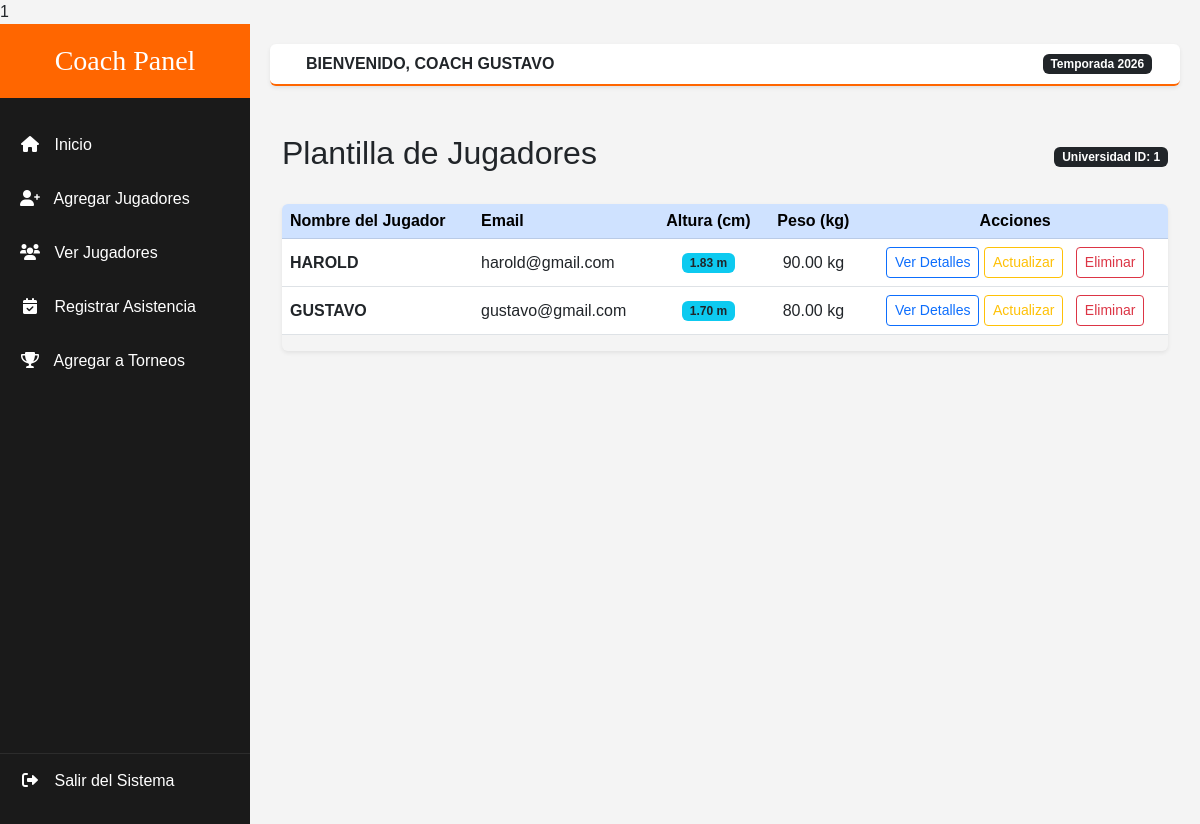
The app's page /client/entrenador/views/jugadores/index.php (signed in), older data.
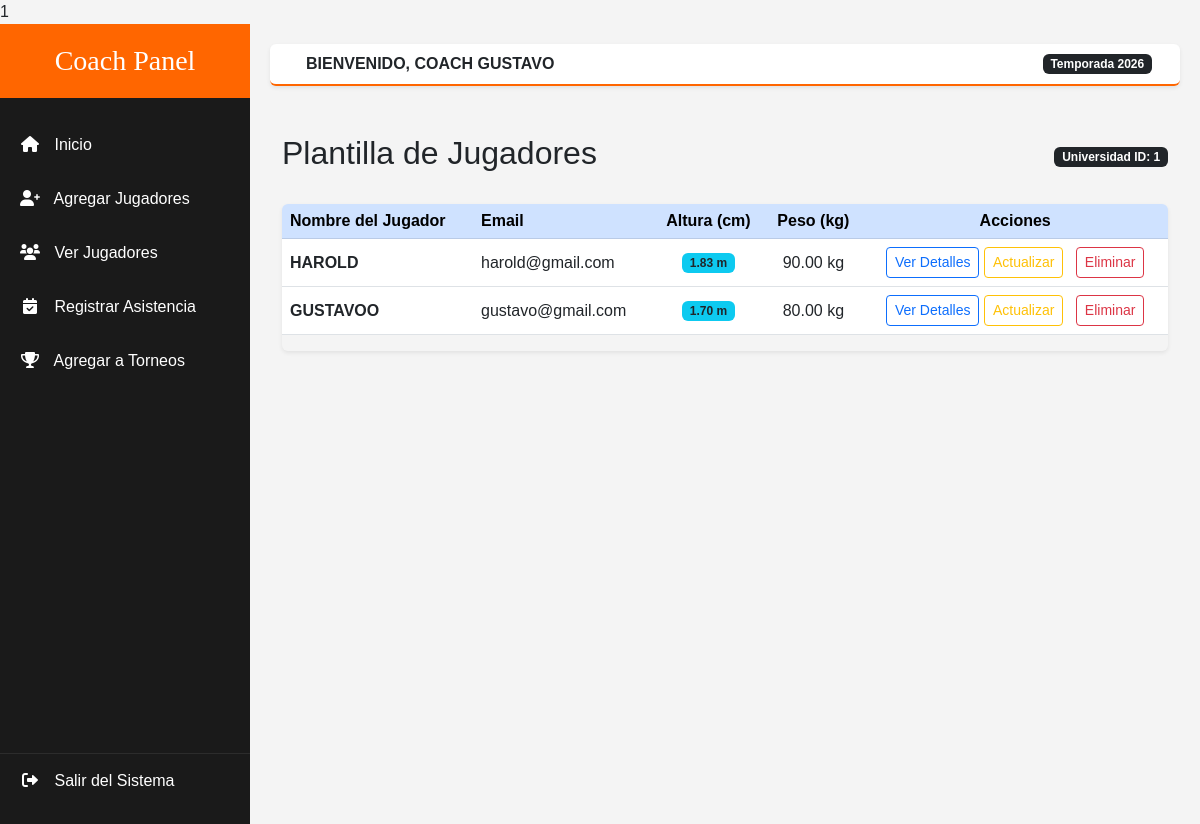
The same page, newer data.
### tables this page shows
CREATE TABLE `usuarios` (
  `id_usuario` int(11) NOT NULL,
  `nombre_usuario` varchar(100) NOT NULL,
  `password_usuario` varchar(255) NOT NULL,
  `email_usuario` varchar(100) DEFAULT NULL,
  `id_universidad_fk` int(11) DEFAULT NULL,
  `id_rol_fk` int(11) DEFAULT NULL,
  `fecha_creacion` timestamp NOT NULL DEFAULT current_timestamp(),
  `fecha_actualizacion` timestamp NOT NULL DEFAULT current_timestamp() ON UPDATE current_timestamp(),
  `isActive` int(11) DEFAULT NULL
);

CREATE TABLE `jugadores` (
  `id_jugador` int(11) NOT NULL,
  `nombre_jugador` varchar(100) DEFAULT NULL,
  `email_jugador` varchar(100) DEFAULT NULL,
  `password_jugador` varchar(255) DEFAULT NULL,
  `altura_jugador` decimal(3,2) DEFAULT NULL,
  `peso_jugador` decimal(5,2) DEFAULT NULL,
  `fecha_nacimiento` date DEFAULT NULL,
  `id_universidad_fk` int(11) DEFAULT NULL,
  `id_objetivo_fk` int(11) DEFAULT NULL,
  `isActive` int(11) DEFAULT NULL,
  `fecha_creacion` timestamp NOT NULL DEFAULT current_timestamp(),
  `fecha_actualizacion` timestamp NOT NULL DEFAULT current_timestamp() ON UPDATE current_timestamp(),
  `imagen_jugador` text DEFAULT NULL
);

### app/config.php (called while the page is built, shortened)
<?php
    $URL = "http://localhost/academy";
?>

### client/entrenador/layouts/verificacion.php (called while the page is built, shortened)
<?php
    require_once __DIR__ . '/../../../app/config.php';
    if (!isset($_SESSION['sesionentrenador'])) {
        $_SESSION['mensaje'] = "Debes iniciar sesión para acceder";
        $_SESSION['icon_mensaje'] = "warning";
        header('Location: ' . $URL . '/login.php');
        exit();
    } else {
        $usuario_sesion = $_SESSION['sesionentrenador'];
        $sql2 = "SELECT * FROM usuarios WHERE email_usuario = :email";
        $query = $pdo->prepare($sql2);
        $query->bindParam(':email', $usuario_sesion);
        $query->execute();
        $usuarioLogueado = $query->fetch(PDO::FETCH_ASSOC);
    }
?>

### app/controllers/controllers_entrenador/jugadores/read.php (called while the page is built)
<?php
$sql = "SELECT * FROM jugadores WHERE id_universidad_fk = :id_uni";
$query = $pdo->prepare($sql);
$query->bindParam(':id_uni', $usuarioLogueado['id_universidad_fk']);
$query->execute();
$jugadores = $query->fetchAll(PDO::FETCH_ASSOC);
?>

### client/entrenador/views/jugadores/index.php (the view)
<?php include '../../layouts/verificacion.php'; ?>
<?php include '../../layouts/parte1.php'; ?>
<?php include '../../../../app/controllers/controllers_entrenador/jugadores/read.php'; ?>
<div class="container mt-5">
    <div class="d-flex justify-content-between align-items-center mb-4">
        <h2>Plantilla de Jugadores</h2>
        <span class="badge bg-dark">Universidad ID: <?= htmlspecialchars($usuarioLogueado['id_universidad_fk']) ?></span>
    </div>
    <div class="table-responsive shadow-sm rounded">
        <table class="table table-hover align-middle">
            <thead class="table-primary">
                <tr>
                    <th>Nombre del Jugador</th>
                    <th>Email</th>
                    <th class="text-center">Altura (cm)</th>
                    <th class="text-center">Peso (kg)</th>
                    <th class="text-center">Acciones</th>
                </tr>
            </thead>
            <tbody>
                <?php if (count($jugadores) > 0): ?>
                    <?php foreach ($jugadores as $jugador): ?>
                        <tr>
                            <td class="fw-bold text-uppercase"><?= htmlspecialchars($jugador['nombre_jugador']) ?></td>
                            <td><?= htmlspecialchars($jugador['email_jugador']) ?></td>
                            <td class="text-center">
                                <span class="badge bg-info text-dark"><?= htmlspecialchars($jugador['altura_jugador']) ?> m</span>
                            </td>
                            <td class="text-center"><?= htmlspecialchars($jugador['peso_jugador']) ?> kg</td>
                            <td class="text-center">
                                <a href="read.php?id=<?= $jugador['id_jugador'] ?>" class="btn btn-outline-primary btn-sm">
                                    <i class="bi bi-person-bounding-box"></i> Ver Detalles
                                </a>
                                <a href="update.php?id=<?= $jugador['id_jugador'] ?>" class="btn btn-outline-warning btn-sm">
                                    <i class="bi bi-person-bounding-box"></i> Actualizar
                                </a>
                                <a href="delete.php?id=<?= $jugador['id_jugador'] ?>" class="btn btn-outline-danger btn-sm ms-2">
                                    <i class="bi bi-trash"></i> Eliminar
                                </a>
                            </td>
                        </tr>
                    <?php endforeach; ?>
                <?php else: ?>
                    <tr>
                        <td colspan="5" class="text-center text-muted">No hay jugadores registrados para esta universidad.</td>
                    </tr>
                <?php endif; ?>
            </tbody>
        </table>
    </div>
</div>
<?php include '../../layouts/parte2.php'; ?>

### client/entrenador/layouts/parte1.php (shortened to what this page needs)
<?php
    require_once __DIR__ . '/../../../app/config.php';
?>
<!DOCTYPE html>
<html lang="es">
<head>
    <link href="https://cdn.jsdelivr.net/npm/bootstrap@5.3.0/dist/css/bootstrap.min.css" rel="stylesheet">
    <link rel="stylesheet" href="https://cdnjs.cloudflare.com/ajax/libs/font-awesome/6.0.0/css/all.min.css">
</head>
<body>
<div class="wrapper">
    <nav id="sidebar">
        <div class="sidebar-header text-center">
            <h3 class="bebas mb-0">Coach Panel</h3>
        </div>
        <ul class="list-unstyled components">
            <li class="active">
                <a href="#"><i class="fas fa-home"></i> Inicio</a>
            </li>
            <li>
                <a href="<?php echo $URL . '/client/entrenador/views/jugadores/create.php'; ?>"><i class="fas fa-user-plus"></i> Agregar Jugadores</a>
            </li>
            <li>
                <a href="<?php echo $URL . '/client/entrenador/views/jugadores/index.php'; ?>"><i class="fas fa-users"></i> Ver Jugadores</a>
            </li>
            <li>
                <a href="#"><i class="fas fa-calendar-check"></i> Registrar Asistencia</a>
            </li>
            <li>
                <a href="#"><i class="fas fa-trophy"></i> Agregar a Torneos</a>
            </li>
        </ul>
        <div class="logout-section">
            <ul class="list-unstyled">
                <li>
                    <a href="<?php echo $URL; ?>/app/controllers/controllers_entrenador/logout.php" class="logout-link text-white">
                        <i class="fas fa-sign-out-alt"></i> Salir del Sistema
                    </a>
                </li>
            </ul>
        </div>
    </nav>
    <div id="content">
        <nav class="navbar navbar-expand-lg navbar-admin px-3 py-2 shadow-sm rounded">
            <div class="container-fluid">
                <span class="ms-2 fw-bold text-uppercase">Bienvenido, Coach <?php echo $usuarioLogueado['nombre_usuario']; ?></span>
                <div class="ms-auto">
                    <span class="badge bg-dark">Temporada 2026</span>
                </div>
            </div>
        </nav>

### client/entrenador/layouts/parte2.php (shortened to what this page needs)
    </div>
</div>
</body>
</html>

### client/entrenador/layouts/parte1.php (style rules this page uses)
:root { --naranja-basket: #ff6600; --negro-pro: #1a1a1a; --gris-suave: #2c2c2c; }
body { font-family: 'Poppins', sans-serif; background-color: #f4f4f4; }
.bebas { font-family: 'Bebas Neue', cursive; }
.wrapper { display: flex; width: 100%; align-items: stretch; }
#sidebar { min-width: 250px; max-width: 250px; background: var(--negro-pro); color: #fff; transition: all 0.3s; min-height: 100vh; display: flex; flex-direction: column; }
#sidebar .sidebar-header { padding: 20px; background: var(--naranja-basket); }
#sidebar ul.components { padding: 20px 0; }
#sidebar ul li a { padding: 15px 20px; display: block; color: white; text-decoration: none; transition: 0.3s; font-weight: 500; }
#sidebar ul li a i { margin-right: 10px; width: 20px; text-align: center; }
#content { width: 100%; padding: 20px; }
.navbar-admin { background: white; border-bottom: 2px solid var(--naranja-basket); margin-bottom: 30px; }
.logout-section { margin-top: auto; border-top: 1px solid var(--gris-suave); }

Row changes from the older to the newer data that the page shows:
changed jugadores "gustavo@gmail.com": nombre_jugador "GUSTAVO" → "GUSTAVOO"
